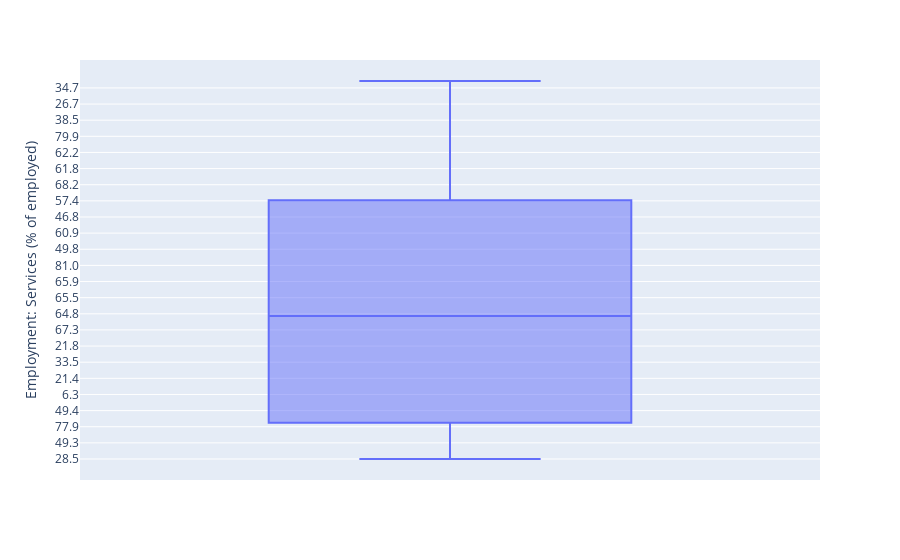

The notebook cell saved with this chart:
### Code cell
# Boxplot
plot5 = px.box(df, y="Employment: Services (% of employed)")
plot5.show()

### Figure 1 — Plotly figure (JSON) as saved in the notebook; plotly's stock layout.template omitted (floating-point values rounded to 4 significant figures; data arrays with more than 128 entries replaced by an {"elided": "..."} marker saying what was removed)
{"data": [{"alignmentgroup": "True", "hovertemplate": "Employment: Services (% of employed)=%{y}<extra></extra>", "legendgroup": "", "marker": {"color": "#636efa"}, "name": "", "notched": false, "offsetgroup": "", "orientation": "v", "showlegend": false, "type": "box", "x0": " ", "xaxis": "x", "y": {"elided": "229 str values"}, "y0": " ", "yaxis": "y"}], "layout": {"boxmode": "group", "legend": {"tracegroupgap": 0}, "margin": {"t": 60}, "xaxis": {"anchor": "y", "domain": [0, 1]}, "yaxis": {"anchor": "x", "domain": [0, 1], "title": {"text": "Employment: Services (% of employed)"}}}}
